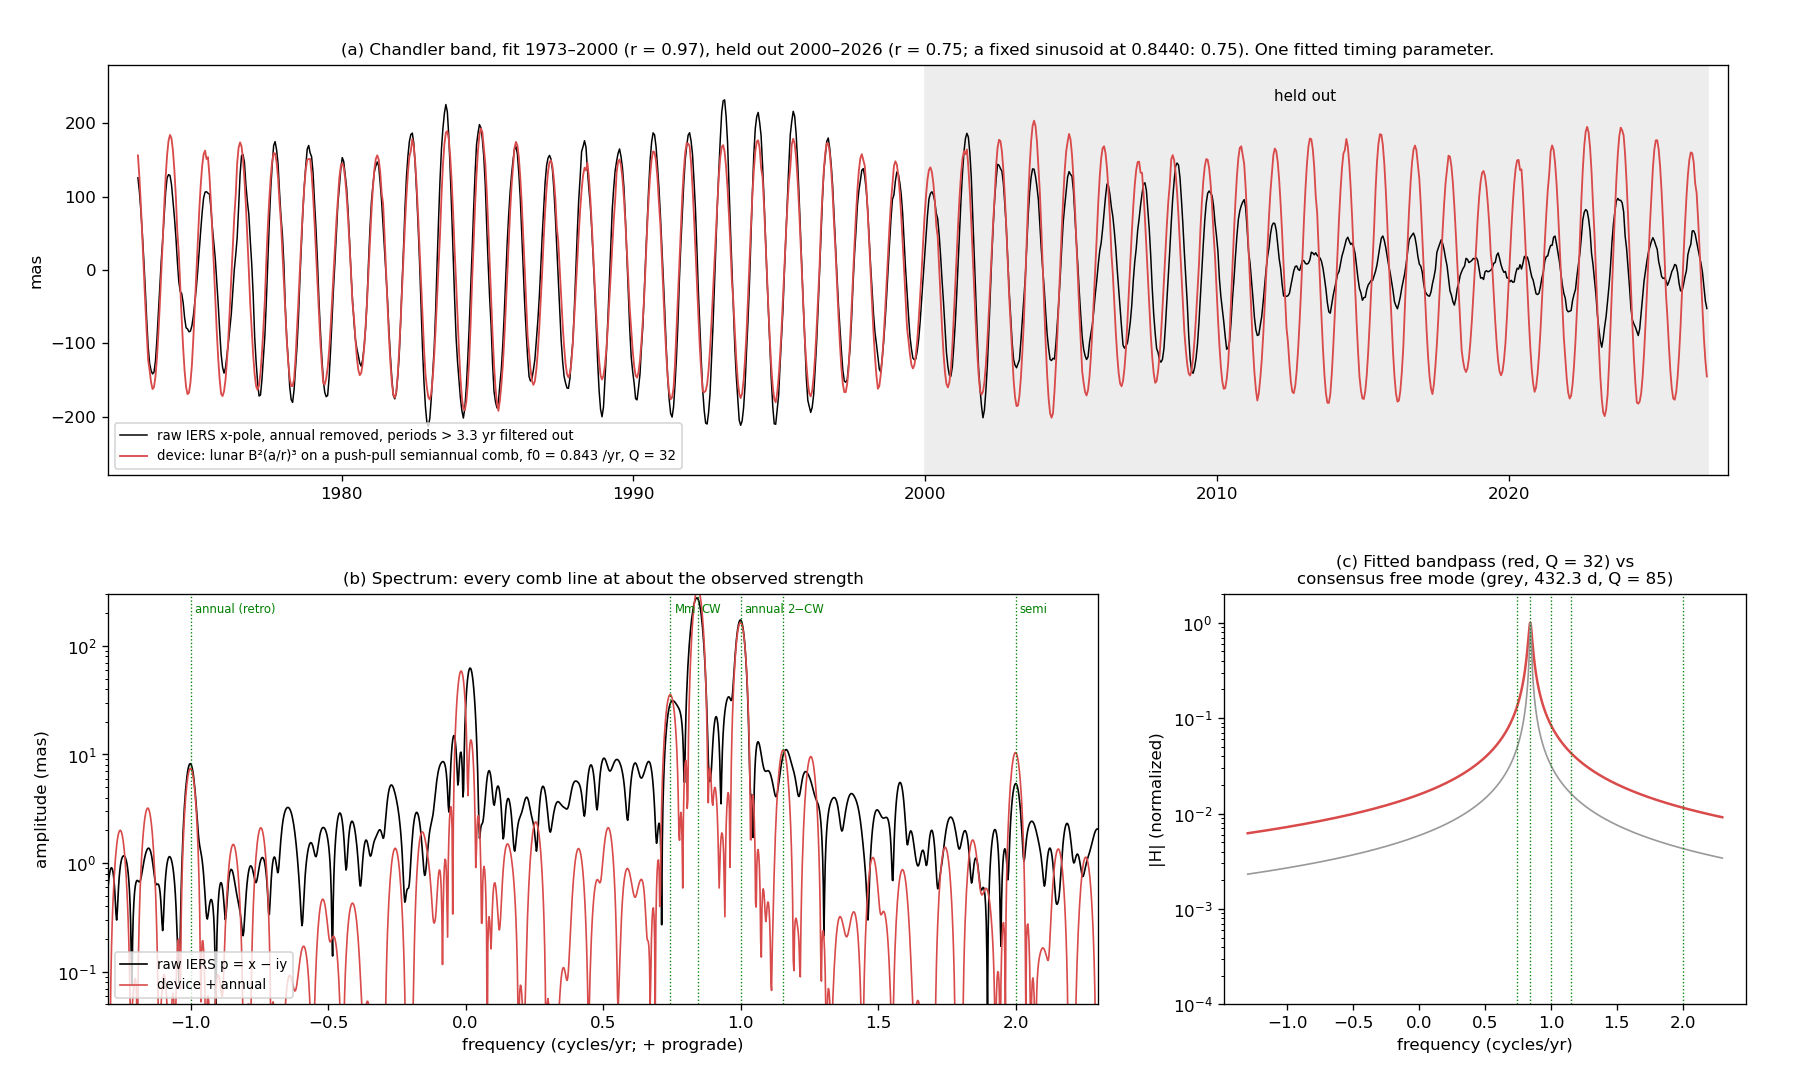

Source code (Python):
#!/usr/bin/env python3
"""Flagship figure for docs/README.md: the essential fit, on raw IERS polar motion (2026-10-23).

The reconciled device (cw_synchronized_wobble.md):
  forcing   sin^2(beta) (a/r)^3 from Meeus' lunar elements (draconic latitude, anomalistic distance): astronomical phase
  carrier   semiannual comb of push-pull inertia pulses that gate the lunar torque: the drive is torque(t) times the
            pulse train, each pulse a Gaussian/derivative-of-Gaussian mix with the rms width from cw_bandpass.py,
            alternate pulses 1 +- a (gating, not instantaneous sampling: the pulse window averages the torque)
  response  one prograde mode, natural frequency f0 and Q from cw_bandpass.py (the lowest Q the line set allows)
  annual    its own seasonal excitation (regression terms at +-1 /yr), as in geodesy
Fitted: the comb timing (one parameter) and linear terms (complex scale, annual, quadratic trend) on 1973-2000;
2000-2026.8 held out. Data: raw complex polar motion p = x - i y (fetch_eop.py).
    python3 cw_flagship.py  -> cw_flagship.png (needs cw_bandpass.json)
"""
import json
from pathlib import Path

import matplotlib
import numpy as np
from scipy.signal import fftconvolve

import cw_eop_closure as E

matplotlib.use("Agg")
import matplotlib.pyplot as plt  # noqa: E402

HERE = Path(__file__).resolve().parent
YEAR = 365.2422
F_CW, F_MM = 2 * YEAR / 27.212221 - 26, 14 - YEAR / 27.554550
DT = 0.002
TG = np.arange(1880.0, 2027.0, DT)
TRAIN, HOLD = (1973.0, 2000.0), (2000.0, 2026.8)
rad = np.radians


def moon(t):
    T = (t - 2000.0) * 365.25 / 36525.0
    D, Mp, F = (rad(v) for v in (297.8501921 + 445267.1114034 * T, 134.9633964 + 477198.8675055 * T,
                                  93.2720950 + 483202.0175233 * T))
    beta = rad(5.128) * np.sin(F) + rad(0.281) * np.sin(Mp + F) + rad(0.278) * np.sin(Mp - F) + rad(0.173) * np.sin(2 * D - F)
    r = 385000.56 - 20905.355 * np.cos(Mp) - 3699.111 * np.cos(2 * D - Mp) - 2955.968 * np.cos(2 * D) - 569.925 * np.cos(2 * Mp)
    return (np.sin(beta) / np.sin(rad(5.145))) ** 2 * (385000.56 / r) ** 3


def params():
    bp = json.loads((HERE / "cw_bandpass.json").read_text())
    q, misfit, f0, tau, b = min(bp["Q_profile"], key=lambda r: (r[1] > 0.01, r[0]))   # lowest Q that still fits
    a = bp["runs"]["all free"]["a"]
    return dict(f0=f0, Q=q, tau_days=tau, b=b, a=a)


def kernel(P):
    """Pulse shape (one-way Gaussian mixed with its derivative), and the mode's impulse response."""
    tau = P["tau_days"] / YEAR; s = np.arange(-6 * tau, 6 * tau + DT, DT)
    g = np.exp(-0.5 * (s / tau) ** 2); g /= g.sum()
    dg = -s / tau ** 2 * g                                   # derivative: spectrum 2 pi f G(f)
    pulse = (1 - P["b"]) * g + P["b"] * dg / (2 * np.pi * 14)   # matches w(k) = [(1 - b) + b k / 14] G(k) of cw_bandpass.py
    lam = P["f0"] / (2 * P["Q"])
    h = np.exp((2j * np.pi * P["f0"] - 2 * np.pi * lam) * np.arange(0, 8 * P["Q"] / P["f0"], DT)) * DT
    return pulse, len(s) // 2, h


LUNAR = moon(TG)


def response(t0, P, K):
    pulse, lag, h = K
    years = np.arange(np.floor(TG[0]), np.ceil(TG[-1]))
    tn = np.sort(np.concatenate([years + t0, years + t0 + 0.5])); tn = tn[(tn > TG[0]) & (tn < TG[-1])]
    north = np.isclose((tn - t0) % 1.0, 0.0, atol=1e-6) | np.isclose((tn - t0) % 1.0, 1.0, atol=1e-6)
    w = np.where(north, 1 + P["a"], 1 - P["a"])              # pulse weights only; the torque enters by gating below
    imp = np.zeros(len(TG)); np.add.at(imp, np.round((tn - TG[0]) / DT).astype(int), w)
    gate = fftconvolve(imp, pulse)[lag: lag + len(TG)]           # the pulse train (with its N/S weights)
    return fftconvolve(LUNAR * gate, h)[: len(TG)]               # torque gated by the pulses, through the mode


def design(t, z):
    tc = (t - 1995) / 50
    return np.column_stack([z, np.exp(2j * np.pi * t), np.exp(-2j * np.pi * t), np.ones_like(t), tc, tc ** 2])


def fit(t, p, z, win):
    m = (t >= win[0]) & (t < win[1])
    c, *_ = np.linalg.lstsq(design(t[m], z[m]), p[m], rcond=None)
    return c


def chandler_band(t, z):
    """Remove long-period drift (< 0.3 /yr) so the comparison is not set by trend extrapolation."""
    n = len(z); f = np.fft.fftfreq(n, float(np.median(np.diff(t))))
    Z = np.fft.fft(z - np.polyval(np.polyfit(t - t.mean(), z, 1), t - t.mean())); Z[np.abs(f) < 0.3] = 0
    return np.fft.ifft(Z)


def corr(a, b):
    return float(np.abs(np.vdot(a - a.mean(), b - b.mean())) / (np.linalg.norm(a - a.mean()) * np.linalg.norm(b - b.mean())))


def main():
    P = params(); K = kernel(P)
    tb, xb, yb = E.load_finals(); p = xb - 1j * yb
    best = None
    for t0 in np.arange(0, 0.5, 1 / YEAR):
        z = np.interp(tb, TG, response(t0, P, K).real) + 1j * np.interp(tb, TG, response(t0, P, K).imag)
        c = fit(tb, p, z, TRAIN); m = (tb >= TRAIN[0]) & (tb < TRAIN[1])
        r = corr(design(tb[m], z[m]) @ c, p[m])
        if best is None or r > best[0]:
            best = (r, t0, z, c)
    r_tr, t0, z, c = best
    model = design(tb, z) @ c
    mh = (tb >= HOLD[0]) & (tb < HOLD[1]); mt = (tb >= TRAIN[0]) & (tb < TRAIN[1])
    # remove the shared annual + trend part to compare the lunar (Chandler-band) content alone
    ann = c[1] * np.exp(2j * np.pi * tb) + c[2] * np.exp(-2j * np.pi * tb)
    lun_obs, lun_mod = chandler_band(tb, p - ann), chandler_band(tb, c[0] * z)
    r_ho = corr(model[mh], p[mh]); r_lun_tr = corr(lun_mod[mt], lun_obs[mt]); r_lun_ho = corr(lun_mod[mh], lun_obs[mh])
    s = np.exp(2j * np.pi * F_CW * tb)                                  # baseline: a sinusoid at the CW alias
    cs = fit(tb, p, s, TRAIN)
    ann_s = cs[1] * np.exp(2j * np.pi * tb) + cs[2] * np.exp(-2j * np.pi * tb)
    r_sin_ho = corr(chandler_band(tb, cs[0] * s)[mh], chandler_band(tb, p - ann_s)[mh])
    print(f"params {P}; comb t0 day {t0 * YEAR:.0f}")
    print(f"full p: train r {r_tr:.3f}, held-out r {r_ho:.3f}; Chandler-band part: train {r_lun_tr:.3f}, held-out {r_lun_ho:.3f}; "
          f"sinusoid held-out {r_sin_ho:.3f}")
    plot(tb, p, model, lun_obs, lun_mod, P, t0, dict(r_tr=r_tr, r_ho=r_ho, r_lun_tr=r_lun_tr, r_lun_ho=r_lun_ho, r_sin_ho=r_sin_ho))


def plot(tb, p, model, lun_obs, lun_mod, P, t0, R):
    fig = plt.figure(figsize=(15, 9))
    ax = fig.add_axes([0.06, 0.56, 0.9, 0.38])
    ax.plot(tb, 1e3 * lun_obs.real, color="k", lw=0.9, label="raw IERS x-pole, annual removed, periods > 3.3 yr filtered out")
    ax.plot(tb, 1e3 * lun_mod.real, color="#d94a4a", lw=1.1,
            label=f"device: lunar B²(a/r)³ on a push-pull semiannual comb, f0 = {P['f0']:.3f} /yr, Q = {P['Q']:.0f}")
    ax.axvspan(*HOLD, color="0.93", zorder=0); ax.text(2013, 230, "held out", ha="center", fontsize=9)
    ax.set_xlim(1972, 2027.5); ax.set_ylim(-280, 280); ax.set_ylabel("mas"); ax.legend(fontsize=8, loc="lower left")
    ax.set_title(f"(a) Chandler band, fit 1973–2000 (r = {R['r_lun_tr']:.2f}), held out 2000–2026 (r = {R['r_lun_ho']:.2f}; "
                 f"a fixed sinusoid at 0.8440: {R['r_sin_ho']:.2f}). One fitted timing parameter.", fontsize=10)
    ax = fig.add_axes([0.06, 0.07, 0.55, 0.38])
    for z, col, lab in ((p, "k", "raw IERS p = x − iy"), (model, "#d94a4a", "device + annual")):
        zz = (z - z.mean()) * np.hanning(len(z)); n = len(z) * 8
        f = np.fft.fftshift(np.fft.fftfreq(n, 0.05)); A = np.abs(np.fft.fftshift(np.fft.fft(zz, n))) / len(z) * 4e3
        ax.semilogy(f, A, color=col, lw=1, label=lab)
    for v, lab in ((F_CW, "CW"), (F_MM, "Mm"), (1, "annual"), (2, "semi"), (2 - F_CW, "2−CW"), (-1, "annual (retro)")):
        ax.axvline(v, color="g", ls=":", lw=0.8); ax.text(v + 0.015, 250, lab, fontsize=7, color="g", va="top")
    ax.set_xlim(-1.3, 2.3); ax.set_ylim(0.05, 300); ax.set_xlabel("frequency (cycles/yr; + prograde)"); ax.set_ylabel("amplitude (mas)")
    ax.legend(fontsize=8, loc="lower left"); ax.set_title("(b) Spectrum: every comb line at about the observed strength", fontsize=10)
    ax = fig.add_axes([0.68, 0.07, 0.29, 0.38])
    f = np.linspace(-1.3, 2.3, 2000); lam = P["f0"] / (2 * P["Q"]); H = 1 / np.abs(lam - 1j * (f - P["f0"]))
    ax.semilogy(f, H / H.max(), color="#d94a4a")
    lamc = (YEAR / 432.3) / 170; Hc = 1 / np.abs(lamc - 1j * (f - YEAR / 432.3)); ax.semilogy(f, Hc / Hc.max(), color="0.6", lw=1)
    for v in (F_MM, F_CW, 1, 2, 2 - F_CW):
        ax.axvline(v, color="g", ls=":", lw=0.8)
    ax.set_ylim(1e-4, 2); ax.set_xlabel("frequency (cycles/yr)"); ax.set_ylabel("|H| (normalized)")
    ax.set_title(f"(c) Fitted bandpass (red, Q = {P['Q']:.0f}) vs\nconsensus free mode (grey, 432.3 d, Q = 85)", fontsize=10)
    fig.savefig(HERE / "cw_flagship.png", dpi=120); plt.close(fig)


if __name__ == "__main__":
    main()
